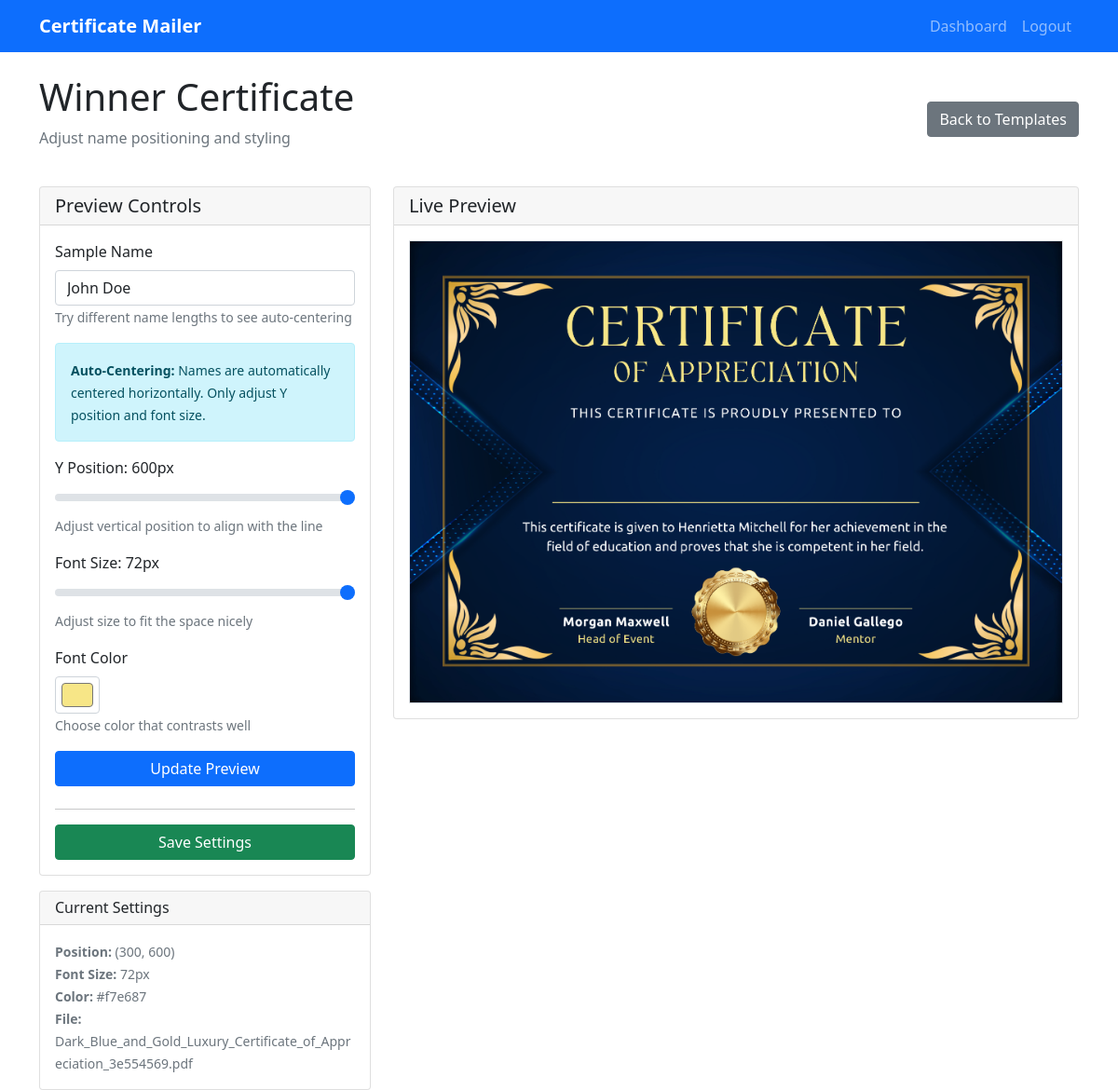
Before: /hackathon/1/templates/3/preview (signed in) with the older database file.
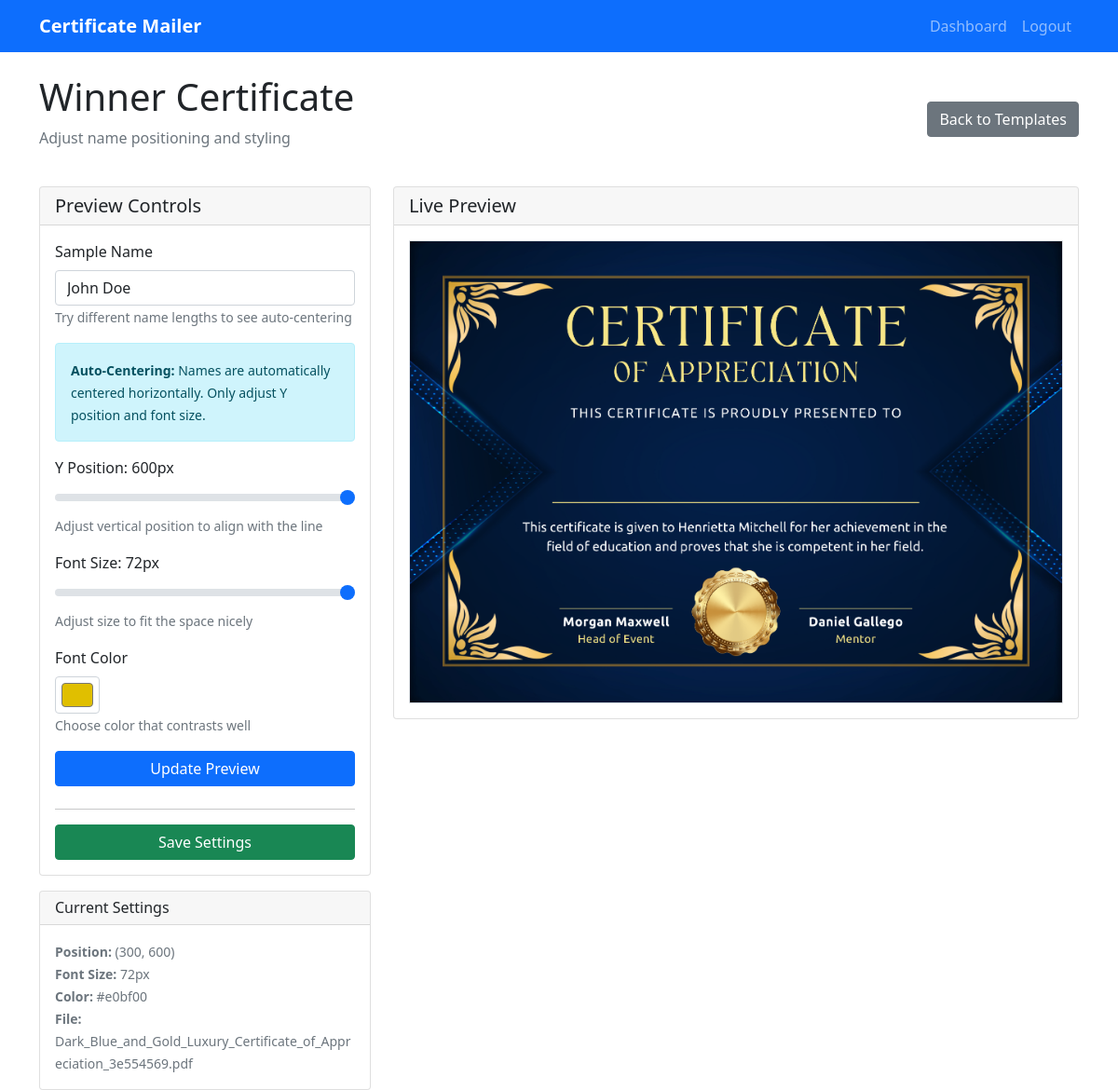
After: the same page with the newer database file.
### models.py (models this page shows)
class CertificateTemplate(db.Model):
    id = db.Column(db.Integer, primary_key=True)
    name = db.Column(db.String(100), nullable=False)  # e.g., "Winner", "Participation"
    filename = db.Column(db.String(255), nullable=False)
    name_x_position = db.Column(db.Float, default=300)
    name_y_position = db.Column(db.Float, default=400)
    font_size = db.Column(db.Integer, default=24)
    font_color = db.Column(db.String(7), default='#000000')
    hackathon_id = db.Column(db.Integer, db.ForeignKey('hackathon.id'), nullable=False)
    created_at = db.Column(db.DateTime, default=datetime.utcnow)

### blueprints/certificates/routes.py (the view)
@certificates_bp.route('/hackathon/<int:hackathon_id>/templates/<int:template_id>/preview')
@login_required
def preview_template(current_user, hackathon_id, template_id):
    hackathon = Hackathon.query.filter_by(id=hackathon_id, user_id=current_user.id).first_or_404()
    template = CertificateTemplate.query.filter_by(id=template_id, hackathon_id=hackathon_id).first_or_404()
    return render_template('certificates/preview.html',
                         hackathon=hackathon,
                         template=template,
                         user=current_user)

### templates/certificates/preview.html (shortened to what this page needs)
{% extends "base.html" %}
{% block content %}
<div class="d-flex justify-content-between align-items-center mb-4">
    <div>
        <h1>{{ template.name }}</h1>
        <p class="text-muted">Adjust name positioning and styling</p>
    </div>
    <div class="d-flex gap-2">
        <a href="{{ url_for('certificates.list_templates', hackathon_id=hackathon.id) }}"
           class="btn btn-secondary">
             Back to Templates
        </a>
    </div>
</div>
<div class="row">
    <div class="col-md-4">
        <div class="card">
            <div class="card-header">
                <h5 class="mb-0">Preview Controls</h5>
            </div>
            <div class="card-body">
                <form id="previewForm">
                    <div class="mb-3">
                        <label for="sampleName" class="form-label">Sample Name</label>
                        <input type="text" class="form-control" id="sampleName"
                               value="John Doe" placeholder="Enter a test name">
                        <small class="form-text text-muted">Try different name lengths to see auto-centering</small>
                    </div>
                    <div class="alert alert-info">
                        <small> <strong>Auto-Centering:</strong> Names are automatically centered horizontally. Only adjust Y position and font size.</small>
                    </div>
                    <div class="mb-3">
                        <label for="yPosition" class="form-label">
                            Y Position: <span id="yValue">{{ template.name_y_position|int }}</span>px
                        </label>
                        <input type="range" class="form-range" id="yPosition"
                               min="0" max="600" value="{{ template.name_y_position|int }}" step="5">
                        <small class="form-text text-muted">Adjust vertical position to align with the line</small>
                    </div>
                    <div class="mb-3">
                        <label for="fontSize" class="form-label">
                            Font Size: <span id="fontValue">{{ template.font_size }}</span>px
                        </label>
                        <input type="range" class="form-range" id="fontSize"
                               min="12" max="72" value="{{ template.font_size }}" step="2">
                        <small class="form-text text-muted">Adjust size to fit the space nicely</small>
                    </div>
                    <div class="mb-3">
                        <label for="fontColor" class="form-label">Font Color</label>
                        <input type="color" class="form-control form-control-color"
                               id="fontColor" value="{{ template.font_color }}">
                        <small class="form-text text-muted">Choose color that contrasts well</small>
                    </div>
                    <button type="button" class="btn btn-primary w-100 mb-2" onclick="updatePreview()">
                         Update Preview
                    </button>
                </form>
                <hr>
                <form method="POST" action="{{ url_for('certificates.save_template_settings', hackathon_id=hackathon.id, template_id=template.id) }}">
                    <button type="submit" class="btn btn-success w-100">
                         Save Settings
                    </button>
                </form>
            </div>
        </div>
        <div class="card mt-3">
            <div class="card-header">
                <h6 class="mb-0">Current Settings</h6>
            </div>
            <div class="card-body">
                <small class="text-muted">
                    <strong>Position:</strong> ({{ template.name_x_position|int }}, {{ template.name_y_position|int }})<br>
                    <strong>Font Size:</strong> {{ template.font_size }}px<br>
                    <strong>Color:</strong> {{ template.font_color }}<br>
                    <strong>File:</strong> {{ template.filename }}
                </small>
            </div>
        </div>
    </div>
    <div class="col-md-8">
        <div class="card">
            <div class="card-header">
                <h5 class="mb-0">Live Preview</h5>
            </div>
            <div class="card-body text-center">
                <div id="previewContainer" style="max-height: 600px; overflow: auto;">
                    <img id="previewImage"
                         src="{{ url_for('certificates.uploaded_file', filename='certificates/' + hackathon.id|string + '/' + template.filename.replace('.pdf', '_preview.png')) }}"
                         class="img-fluid border"
                         alt="Certificate preview"
                         style="max-width: 100%; height: auto;">
                </div>
            </div>
        </div>
    </div>
</div>
{% endblock %}

### templates/base.html (shortened to what this page needs)
<!DOCTYPE html>
<html lang="en">
<head>
    <link href="https://cdn.jsdelivr.net/npm/bootstrap@5.1.3/dist/css/bootstrap.min.css" rel="stylesheet">
</head>
<body>    <nav class="navbar navbar-expand-lg navbar-dark bg-primary">
        <div class="container">
            <a class="navbar-brand" href="{{ url_for('main.index') }}">Certificate Mailer</a>
            <div class="navbar-nav ms-auto">
                {% if session.token %}
                    <a class="nav-link" href="{{ url_for('main.dashboard') }}">Dashboard</a>
                    <a class="nav-link" href="{{ url_for('auth.logout') }}">Logout</a>
                {% else %}
                    <a class="nav-link" href="{{ url_for('auth.login') }}">Login</a>
                    <a class="nav-link" href="{{ url_for('auth.signup') }}">Sign Up</a>
                {% endif %}
            </div>
        </div>
    </nav>
    <div class="container mt-4">
        {% block content %}{% endblock %}
    </div>
</body>
</html>

### templates/base.html (style rules this page uses)
.navbar-brand { font-weight: bold; }

Changed rows visible on the page:
changed CertificateTemplate "Winner Certificate": font_color "#f7e687" → "#e0bf00"
